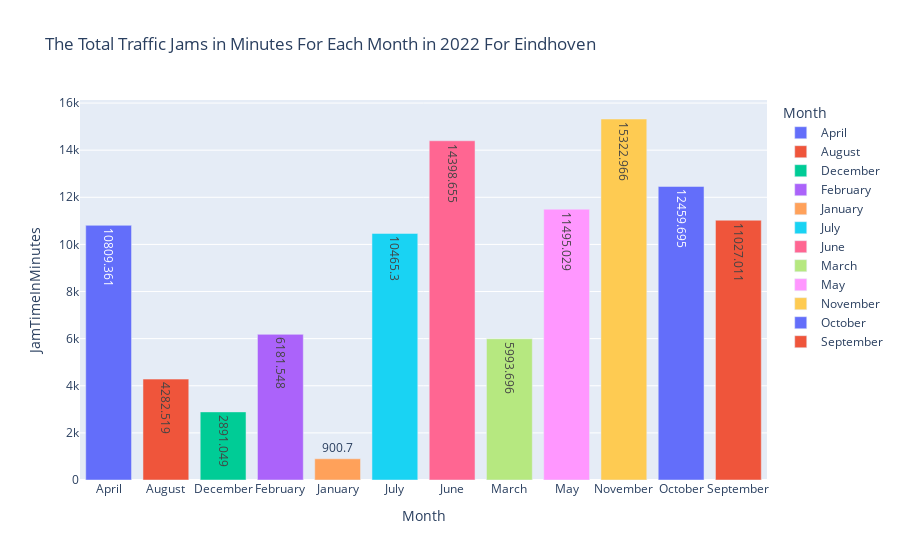

Write notebook code for a chart like this one.
### Code cell
plt.figure(figsize=(20,10))
graph = px.bar(rws_eindhoven_month, x='Month', y='JamTimeInMinutes', color='Month', text='JamTimeInMinutes', title='The Total Traffic Jams in Minutes For Each Month in 2022 For Eindhoven')
graph.show()

### Figure 1 — Plotly figure (JSON) as saved in the notebook; plotly's stock layout.template omitted (floating-point values rounded to 4 significant figures)
{"data": [{"alignmentgroup": "True", "hovertemplate": "Month=%{x}<br>JamTimeInMinutes=%{text}<extra></extra>", "legendgroup": "April", "marker": {"color": "#636efa", "pattern": {"shape": ""}}, "name": "April", "offsetgroup": "April", "orientation": "v", "showlegend": true, "text": [10810.0], "textposition": "auto", "type": "bar", "x": ["April"], "xaxis": "x", "y": [10810.0], "yaxis": "y"}, {"alignmentgroup": "True", "hovertemplate": "Month=%{x}<br>JamTimeInMinutes=%{text}<extra></extra>", "legendgroup": "August", "marker": {"color": "#EF553B", "pattern": {"shape": ""}}, "name": "August", "offsetgroup": "August", "orientation": "v", "showlegend": true, "text": [4283.0], "textposition": "auto", "type": "bar", "x": ["August"], "xaxis": "x", "y": [4283.0], "yaxis": "y"}, {"alignmentgroup": "True", "hovertemplate": "Month=%{x}<br>JamTimeInMinutes=%{text}<extra></extra>", "legendgroup": "December", "marker": {"color": "#00cc96", "pattern": {"shape": ""}}, "name": "December", "offsetgroup": "December", "orientation": "v", "showlegend": true, "text": [2891.0], "textposition": "auto", "type": "bar", "x": ["December"], "xaxis": "x", "y": [2891.0], "yaxis": "y"}, {"alignmentgroup": "True", "hovertemplate": "Month=%{x}<br>JamTimeInMinutes=%{text}<extra></extra>", "legendgroup": "February", "marker": {"color": "#ab63fa", "pattern": {"shape": ""}}, "name": "February", "offsetgroup": "February", "orientation": "v", "showlegend": true, "text": [6182.0], "textposition": "auto", "type": "bar", "x": ["February"], "xaxis": "x", "y": [6182.0], "yaxis": "y"}, {"alignmentgroup": "True", "hovertemplate": "Month=%{x}<br>JamTimeInMinutes=%{text}<extra></extra>", "legendgroup": "January", "marker": {"color": "#FFA15A", "pattern": {"shape": ""}}, "name": "January", "offsetgroup": "January", "orientation": "v", "showlegend": true, "text": [900.7], "textposition": "auto", "type": "bar", "x": ["January"], "xaxis": "x", "y": [900.7], "yaxis": "y"}, {"alignmentgroup": "True", "hovertemplate": "Month=%{x}<br>JamTimeInMinutes=%{text}<extra></extra>", "legendgroup": "July", "marker": {"color": "#19d3f3", "pattern": {"shape": ""}}, "name": "July", "offsetgroup": "July", "orientation": "v", "showlegend": true, "text": [10470.0], "textposition": "auto", "type": "bar", "x": ["July"], "xaxis": "x", "y": [10470.0], "yaxis": "y"}, {"alignmentgroup": "True", "hovertemplate": "Month=%{x}<br>JamTimeInMinutes=%{text}<extra></extra>", "legendgroup": "June", "marker": {"color": "#FF6692", "pattern": {"shape": ""}}, "name": "June", "offsetgroup": "June", "orientation": "v", "showlegend": true, "text": [14400.0], "textposition": "auto", "type": "bar", "x": ["June"], "xaxis": "x", "y": [14400.0], "yaxis": "y"}, {"alignmentgroup": "True", "hovertemplate": "Month=%{x}<br>JamTimeInMinutes=%{text}<extra></extra>", "legendgroup": "March", "marker": {"color": "#B6E880", "pattern": {"shape": ""}}, "name": "March", "offsetgroup": "March", "orientation": "v", "showlegend": true, "text": [5994.0], "textposition": "auto", "type": "bar", "x": ["March"], "xaxis": "x", "y": [5994.0], "yaxis": "y"}, {"alignmentgroup": "True", "hovertemplate": "Month=%{x}<br>JamTimeInMinutes=%{text}<extra></extra>", "legendgroup": "May", "marker": {"color": "#FF97FF", "pattern": {"shape": ""}}, "name": "May", "offsetgroup": "May", "orientation": "v", "showlegend": true, "text": [11500.0], "textposition": "auto", "type": "bar", "x": ["May"], "xaxis": "x", "y": [11500.0], "yaxis": "y"}, {"alignmentgroup": "True", "hovertemplate": "Month=%{x}<br>JamTimeInMinutes=%{text}<extra></extra>", "legendgroup": "November", "marker": {"color": "#FECB52", "pattern": {"shape": ""}}, "name": "November", "offsetgroup": "November", "orientation": "v", "showlegend": true, "text": [15320.0], "textposition": "auto", "type": "bar", "x": ["November"], "xaxis": "x", "y": [15320.0], "yaxis": "y"}, {"alignmentgroup": "True", "hovertemplate": "Month=%{x}<br>JamTimeInMinutes=%{text}<extra></extra>", "legendgroup": "October", "marker": {"color": "#636efa", "pattern": {"shape": ""}}, "name": "October", "offsetgroup": "October", "orientation": "v", "showlegend": true, "text": [12460.0], "textposition": "auto", "type": "bar", "x": ["October"], "xaxis": "x", "y": [12460.0], "yaxis": "y"}, {"alignmentgroup": "True", "hovertemplate": "Month=%{x}<br>JamTimeInMinutes=%{text}<extra></extra>", "legendgroup": "September", "marker": {"color": "#EF553B", "pattern": {"shape": ""}}, "name": "September", "offsetgroup": "September", "orientation": "v", "showlegend": true, "text": [11030.0], "textposition": "auto", "type": "bar", "x": ["September"], "xaxis": "x", "y": [11030.0], "yaxis": "y"}], "layout": {"barmode": "relative", "legend": {"title": {"text": "Month"}, "tracegroupgap": 0}, "title": {"text": "The Total Traffic Jams in Minutes For Each Month in 2022 For Eindhoven"}, "xaxis": {"anchor": "y", "categoryarray": ["April", "August", "December", "February", "January", "July", "June", "March", "May", "November", "October", "September"], "categoryorder": "array", "domain": [0, 1], "title": {"text": "Month"}}, "yaxis": {"anchor": "x", "domain": [0, 1], "title": {"text": "JamTimeInMinutes"}}}}
